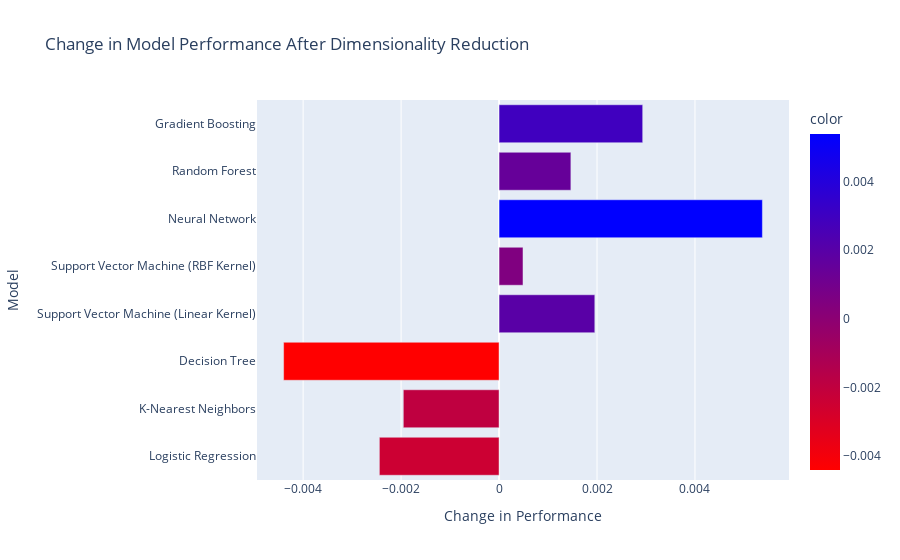

Write notebook code for a chart like this one.
### Markdown cell above
### Change in Performance After PCA

### Code cell
fig = px.bar(
    x = np.subtract(reduced_results, original_results),
    y = reduced_models.keys(),
    orientation = 'h',
    labels = {'x': 'Change in Performance', 'y': 'Model'},
    color = np.subtract(reduced_results, original_results),
    color_continuous_scale=[(0, 'red'), (1, 'blue')],
    title = "Change in Model Performance After Dimensionality Reduction"
)

fig.show()

### Figure 1 — Plotly figure (JSON) as saved in the notebook; plotly's stock layout.template omitted (floating-point values rounded to 4 significant figures)
{"data": [{"hovertemplate": "Change in Performance=%{x}<br>Model=%{y}<br>color=%{marker.color}<extra></extra>", "legendgroup": "", "marker": {"color": [-0.002444, -0.001955, -0.004399, 0.001955, 0.0004888, 0.005376, 0.001466, 0.002933], "coloraxis": "coloraxis", "pattern": {"shape": ""}}, "name": "", "orientation": "h", "showlegend": false, "textposition": "auto", "type": "bar", "x": [-0.002444, -0.001955, -0.004399, 0.001955, 0.0004888, 0.005376, 0.001466, 0.002933], "xaxis": "x", "y": ["                   Logistic Regression", "                   K-Nearest Neighbors", "                         Decision Tree", "Support Vector Machine (Linear Kernel)", "   Support Vector Machine (RBF Kernel)", "                        Neural Network", "                         Random Forest", "                     Gradient Boosting"], "yaxis": "y"}], "layout": {"barmode": "relative", "coloraxis": {"colorbar": {"title": {"text": "color"}}, "colorscale": [[0, "red"], [1, "blue"]]}, "legend": {"tracegroupgap": 0}, "title": {"text": "Change in Model Performance After Dimensionality Reduction"}, "xaxis": {"anchor": "y", "domain": [0, 1], "title": {"text": "Change in Performance"}}, "yaxis": {"anchor": "x", "domain": [0, 1], "title": {"text": "Model"}}}}
